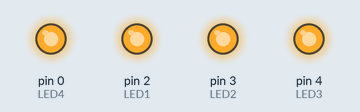
The sketch below on a simulated Arduino Uno, built with avr-gcc and run on an emulated ATmega328P. On the bench: output pins drawn as LEDs (lit = HIGH).

Above: at 0.2 s.
At 1.7 s:
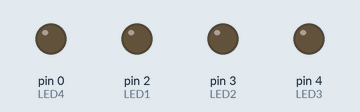
Timing chart, 0 to 3.0 s (numbered marks = the images above):
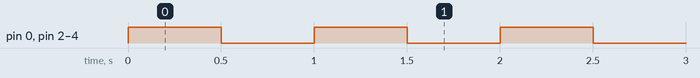

Measured:
- by itself, pin 0 (LED4), pin 2 (LED1), pin 3 (LED2), pin 4 (LED3): alternates HIGH for 0.50 s and LOW for 0.50 s

The sketch:

ledptn1.ino
```cpp
// (licence header left out)
#define LED1          2   //  PA1
#define LED2          3   //  PA2
#define LED3          4   //  PA3
#define LED4          0   //  PA6
/*----------------------------------------------------------------------------*/
//     Variables
/*----------------------------------------------------------------------------*/
uint16_t  global_counter;

/*----------------------------------------------------------------------------*/
//      Program
/*----------------------------------------------------------------------------*/
void setup() {
  // put your setup code here, to run once:
  //PORTA.DIR = 0x4e;
  pinMode(LED1,OUTPUT);
  pinMode(LED2,OUTPUT);
  pinMode(LED3,OUTPUT);
  pinMode(LED4,OUTPUT);
  //PORTA.OUT |= 0x4e;
  digitalWrite(LED1, HIGH);
  digitalWrite(LED2, HIGH);
  digitalWrite(LED3, HIGH);
  digitalWrite(LED4, HIGH);

  global_counter = 0;
}

void loop() {
  // put your main code here, to run repeatedly:
  //PORTA.OUT |= 0x4e;
  digitalWrite(LED1, HIGH);
  digitalWrite(LED2, HIGH);
  digitalWrite(LED3, HIGH);
  digitalWrite(LED4, HIGH);
  delay(500);

  //PORTA.OUT &= 0xb1;
  digitalWrite(LED1, LOW);
  digitalWrite(LED2, LOW);
  digitalWrite(LED3, LOW);
  digitalWrite(LED4, LOW);
  delay(500);
  global_counter += 1;
}
```
